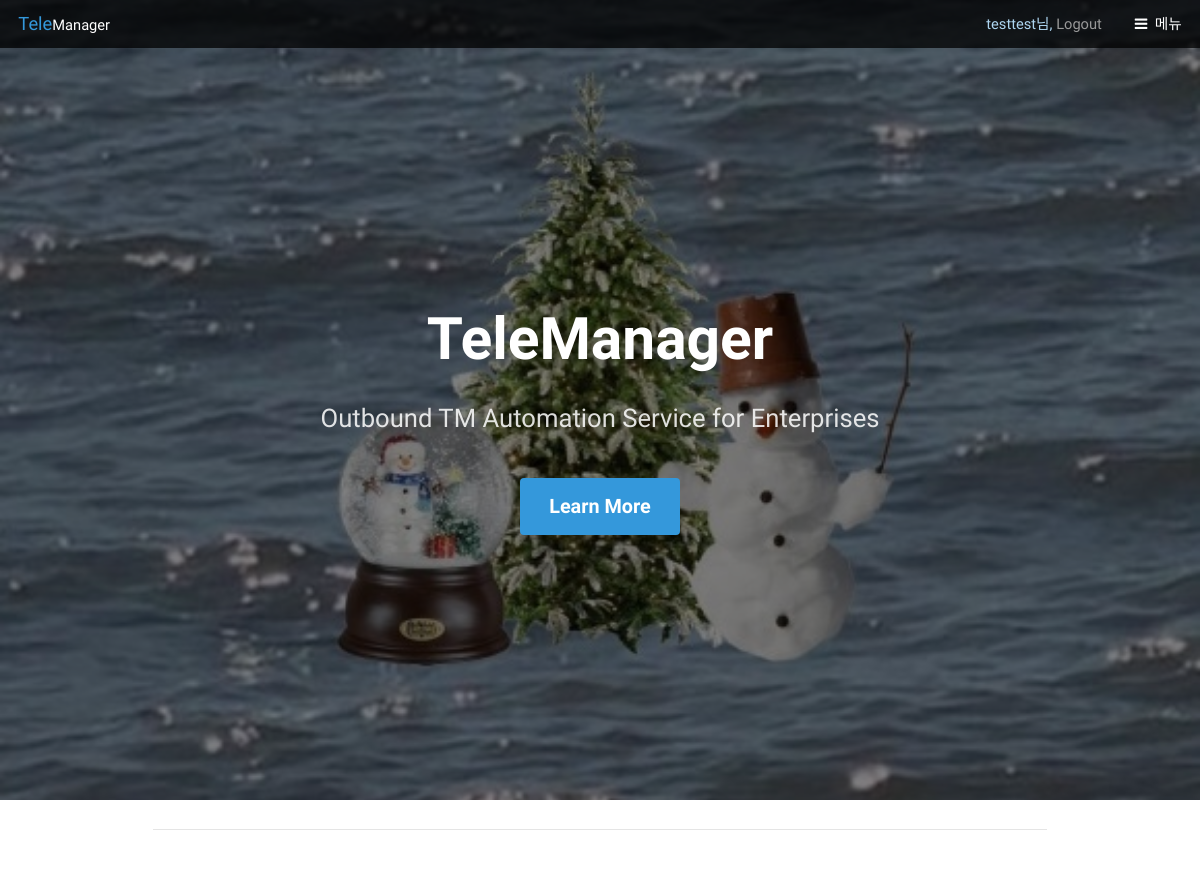
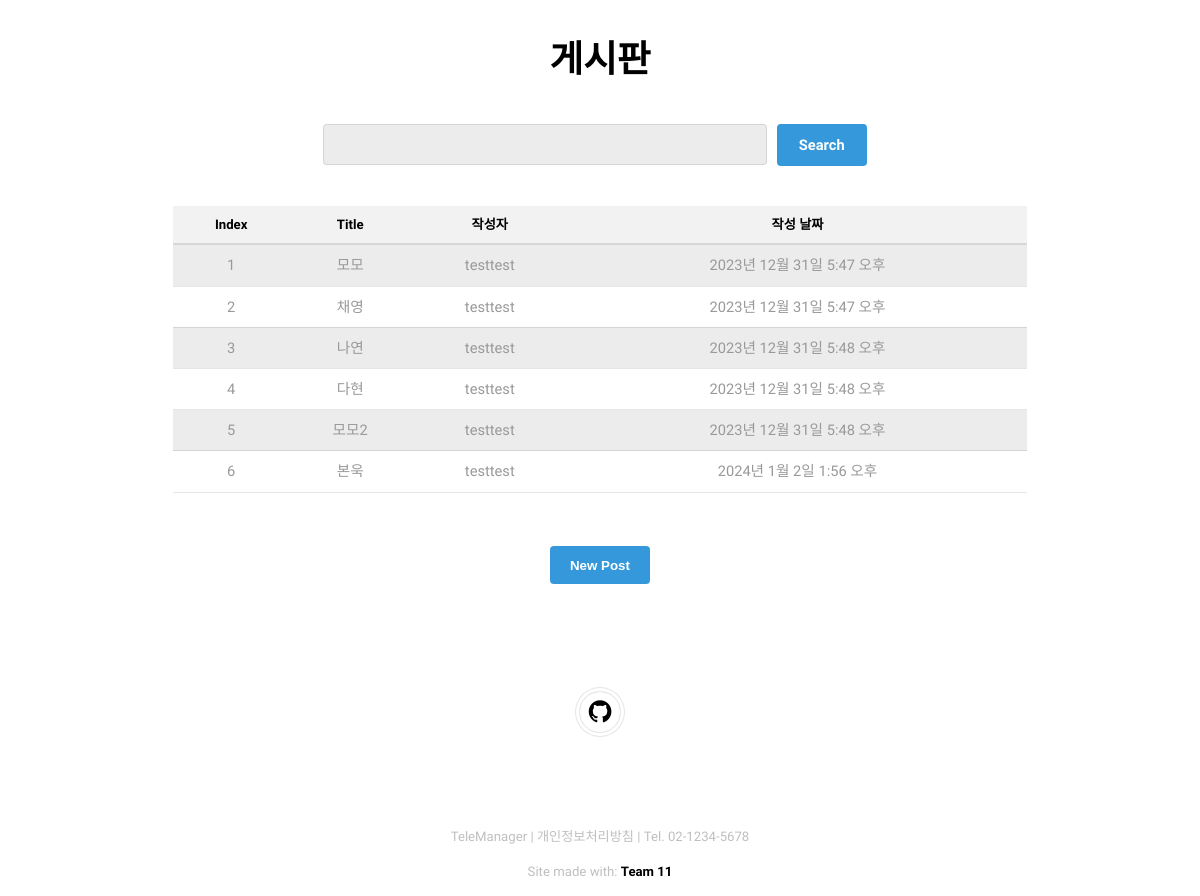
The app's page /post/ (signed in) with its own data (2 pictures, top to bottom).
### post/models.py (models this page shows, shortened)
class Post(models.Model):
    title = models.CharField(max_length=200, default='Default Title')
    content = models.TextField()
    author = models.ForeignKey(User, on_delete=models.CASCADE)
    created = models.DateTimeField(null=True)

### post/views.py (the view)
# urls.py: path('', index),
def index(request):
    posts = Post.objects.all()
    search_key = request.GET.get("keyword", "")
    print(search_key)
    if search_key:
        print(search_key)
        posts = Post.objects.filter(title__icontains=search_key)
    return render(request, 'post/post_list.html', {'posts':posts, 'q':search_key})

### post/templates/post/post_list.html (shortened to what this page needs)
{% extends 'base.html' %}
{% load static %}
{% block content %}
<div id="main" class="container">
    <hr>
    <br><br>
    <div class="custom-table-wrapper">
        <h2>게시판</h2>
        <form action="" method="get" class="custom-search" >
            <input type="text" name="keyword" value="{{q|default:''}}" >
            <input type="submit" value="Search" >
        </form>
        <table>
            <thead>
                <tr>
                    <th>Index</th>
                    <th>Title</th>
                    <th>작성자</th>
                    <th>작성 날짜</th>
                </tr>
            </thead>
            <tbody>
                {% for post in posts %}
                    <tr>
                        <td>{{ forloop.counter }}</td>
                        <td><a href="{% url 'post:post_detail' pk=post.pk %}">{{ post.title }}</a></td>
                        <td>{{ post.author.username }}</td>
                        <td>{{ post.created }}</td>
                    </tr>
                {% endfor %}
            </tbody>
        </table>
        <br>
        <button> <a href="{% url 'post:post_new' %}" style='color:white'>New Post</a></button>
    </div>
</div>
{% endblock %}

### templates/base.html (shortened to what this page needs)
<!DOCTYPE HTML>
<html lang="ko">
<head>
    {% load static %}
    <link rel="stylesheet" href="{% static 'css/main.css' %}">
</head>
<body>
    <header id="header" class="alt">
        <div class="logo">
            <a href="/">Tele<span>Manager</span></a>
        </div>
        {% if not user.is_authenticated %}
        <span class="header-text">
            <a href="/account/">Login</a>
        </span>
        {% else %}
        <span class="header-text">
            {{user}}님,
            <span class ="logout-form" method="post" action="{% url 'account:logout' %}">
                <a type="submit">Logout</a>
            </span>
            </span>
        {% endif %}
        <a href="#menu">메뉴</a>
    </header>
    <section id="banner">
        <div class="inner">
            <header>
                <h1>TeleManager</h1>
                <p>Outbound TM Automation Service for Enterprises</p>
            </header>
            <a href="#main" class="button big scrolly">Learn More</a>
        </div>
    </section>
    {% block content %}{% endblock %}
    <footer id="footer">
        <div class="copyright">
            <ul class="icons">
                <li><a href="https://github.com/TeleManager" class="icon fa-github"><span class="label">Github</span></a></li>
            </ul>
        </div>
    </footer><div class="copyright">
        TeleManager | 개인정보처리방침 | Tel. 02-1234-5678
    </div>
    <div class="copyright">
        Site made with: <a href="#">Team 11</a>
    </div>
</body>
</html>

### records on screen
Post: title "모모", author.username "testtest", created "2023년 12월 31일 5:47 오후"
Post: title "채영", author.username "testtest", created "2023년 12월 31일 5:47 오후"
Post: title "나연", author.username "testtest", created "2023년 12월 31일 5:48 오후"
Post: title "다현", author.username "testtest", created "2023년 12월 31일 5:48 오후"
Post: title "모모2", author.username "testtest", created "2023년 12월 31일 5:48 오후"
Post: title "본욱", author.username "testtest", created "2024년 1월 2일 1:56 오후"

### other values on screen
{{ user }} "testtest"
